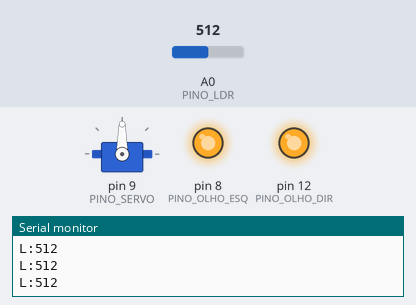
This sketch was run on a simulated Arduino Uno, built with avr-gcc and run on an emulated ATmega328P. Shown: servo, output pins drawn as LEDs (lit = HIGH), the last lines printed to the serial monitor. The test bench sets the inputs (shaded band); at power-on: A0 (PINO_LDR) = 512.

Above: at 2.1 s.
2.2 s: A0 (PINO_LDR) set to 38
4.3 s: A0 (PINO_LDR) set to 30
At 5.0 s:
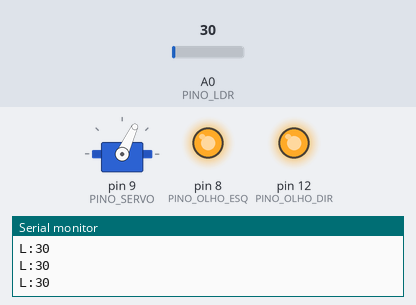
At 5.7 s:
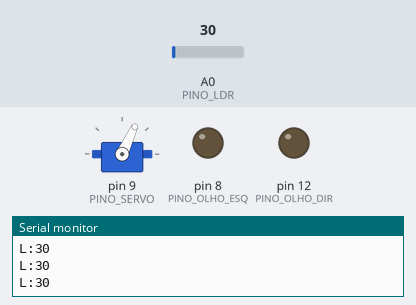
7.3 s: A0 (PINO_LDR) set to 10
10.3 s: A0 (PINO_LDR) set to 0
13.3 s: A0 (PINO_LDR) set to 122
At 13.41 s:
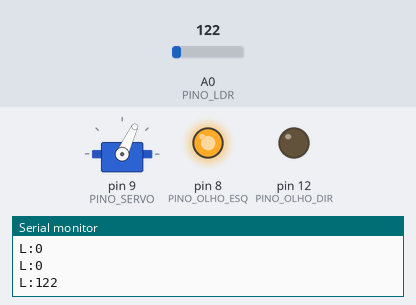
Timing chart, 0 to 16.0 s (numbered marks = the images above; inputs shaded):
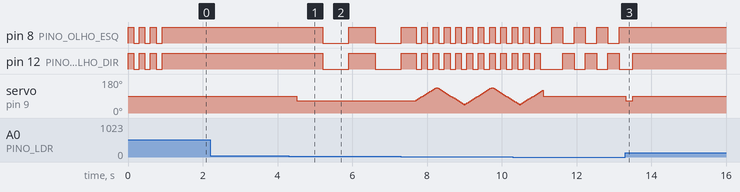

Measured:
- the behaviour switches between 35 and 34 on A0 (PINO_LDR) (found by bisection; images 0 and 1)
- after the input at 4.3 s, pin 8 (PINO_OLHO_ESQ), pin 12 (PINO_OLHO_DIR): HIGH → LOW after 0.91 s, → HIGH 0.70 s later, → LOW 0.70 s later; servo on pin 9 (PINO_SERVO): 90° → 65° after 0.21 s
- after the input at 13.3 s, pin 8 (PINO_OLHO_ESQ): stops changing and stays HIGH; servo on pin 9 (PINO_SERVO): 90° → 65° at once, → 90° 0.20 s later
- by itself, pin 8 (PINO_OLHO_ESQ), pin 12 (PINO_OLHO_DIR): alternates HIGH for 0.15 s and LOW for 0.15 s, 6 changes in all, then stays HIGH

The sketch:

chico_ldr.ino
```cpp
/*
 * C.H.I.C.O. + AccessFlow — Firmware do robô (Arduino Uno)
 * Global Solution 2026.2 · CitizenTech · Project-Based Maker Lab
 *
 * Função:
 *   - Lê o sensor de luminosidade (LDR) e envia a leitura ao PC pela serial.
 *   - Recebe do PC (Python/IA) o nível de iluminação classificado e reage:
 *       olhos (LEDs) e cabeça (servo) mudam de comportamento.
 *   - MODO AUTÔNOMO: se o PC parar de responder por 5 s, o próprio Arduino
 *     classifica a luz e continua sinalizando (tolerância a falha).
 *
 * Ligações (ajuste as constantes abaixo se os seus pinos forem outros):
 *   LDR ........ divisor de tensão: 5V -> LDR -> A0 -> resistor 10k -> GND
 *   Servo ...... sinal no pino 9, VCC no 5V, GND no GND
 *   LED olho E . pino 8  (com resistor ~220Ω) -> GND
 *   LED olho D . pino 12 (com resistor ~220Ω) -> GND
 *
 * Protocolo serial (115200 baud, uma mensagem por linha):
 *   Arduino -> PC : "L:<0-1023>"           leitura bruta do LDR (a cada 200 ms)
 *                   "S:PRONTO"             firmware iniciou
 *                   "S:AUTONOMO" / "S:CONECTADO"
 *   PC -> Arduino : "M:N" normal | "M:A" atenção | "M:C" crítico | "M:F" falha do sensor
 *                   (o PC reenvia o modo a cada 1 s; isso serve de "heartbeat")
 */

#include <Servo.h>

// ---------------- Pinos ----------------
const int PINO_LDR      = A0;
const int PINO_SERVO    = 9;
const int PINO_OLHO_ESQ = 8;
const int PINO_OLHO_DIR = 12;

// ---------------- Ajustes ----------------
// Se o seu LDR for um MÓDULO (placa com 3 pinos), normalmente mais luz = valor MENOR.
// Nesse caso troque para true.
const bool LDR_INVERTIDO = false;

// Limites usados só no MODO AUTÔNOMO (sem PC). Valores brutos 0-1023.
// Calibrados para LDR + resistor 1kΩ: escuro ~10, luz do ambiente ~55, lanterna ~600.
// Se trocar para resistor de 10kΩ, aumente (ex.: 350 e 150).
const int LIMITE_ATENCAO_LOCAL = 35;
const int LIMITE_CRITICO_LOCAL = 20;
const int LIMITE_FALHA_BAIXO   = 1;     // 0 travado = fio do LDR solto
const int JANELA_MEDIA_LOCAL   = 5;     // média móvel (~1 s) contra o ruído do servo/LEDs

const unsigned long INTERVALO_LEITURA_MS = 200;
const unsigned long TIMEOUT_PC_MS        = 5000;

// ---------------- Estado ----------------
Servo cabeca;
char modo = 'N';                 // N, A, C, F
bool autonomo = true;            // começa autônomo até o PC falar
unsigned long ultimoContatoPC = 0;
unsigned long ultimaLeitura   = 0;
unsigned long ultimoPisca     = 0;
unsigned long ultimoServo     = 0;
bool estadoPisca = false;
int anguloServo = 90;
int passoServo  = 5;
String buffer = "";
int historico[JANELA_MEDIA_LOCAL];
int idxHist = 0;
bool histCheio = false;

int mediaMovel(int valor) {
  historico[idxHist] = valor;
  idxHist = (idxHist + 1) % JANELA_MEDIA_LOCAL;
  if (idxHist == 0) histCheio = true;
  int n = histCheio ? JANELA_MEDIA_LOCAL : idxHist;
  long soma = 0;
  for (int i = 0; i < n; i++) soma += historico[i];
  return soma / n;
}

int lerLDR() {
  // Média de 5 leituras para reduzir ruído
  long soma = 0;
  for (int i = 0; i < 5; i++) {
    soma += analogRead(PINO_LDR);
    delay(2);
  }
  int valor = soma / 5;
  return LDR_INVERTIDO ? 1023 - valor : valor;
}

void olhos(bool esq, bool dir) {
  digitalWrite(PINO_OLHO_ESQ, esq ? HIGH : LOW);
  digitalWrite(PINO_OLHO_DIR, dir ? HIGH : LOW);
}

void moverServo(int alvo) {
  alvo = constrain(alvo, 30, 150);
  if (alvo != anguloServo) {
    anguloServo = alvo;
    cabeca.write(anguloServo);
  }
}

void processarComando(String cmd) {
  cmd.trim();
  if (cmd.startsWith("M:") && cmd.length() >= 3) {
    char novo = cmd.charAt(2);
    if (novo == 'N' || novo == 'A' || novo == 'C' || novo == 'F') {
      modo = novo;
      ultimoContatoPC = millis();
      if (autonomo) {
        autonomo = false;
        Serial.println("S:CONECTADO");
      }
    }
  }
}

void lerSerial() {
  while (Serial.available()) {
    char c = Serial.read();
    if (c == '\n') {
      processarComando(buffer);
      buffer = "";
    } else if (c != '\r' && buffer.length() < 20) {
      buffer += c;
    }
  }
}

void classificarLocal(int valor) {
  // Usado apenas quando o PC/IA está fora do ar
  if (valor < LIMITE_FALHA_BAIXO || valor >= 1018) modo = 'F';  // fio solto / curto
  else if (valor < LIMITE_CRITICO_LOCAL) modo = 'C';
  else if (valor < LIMITE_ATENCAO_LOCAL) modo = 'A';
  else modo = 'N';
}

void comportamento() {
  unsigned long agora = millis();

  switch (modo) {
    case 'N':  // Iluminação adequada: olhos acesos, cabeça centralizada
      olhos(true, true);
      moverServo(90);
      break;

    case 'A':  // Pouca luz: olhos piscam devagar, cabeça inclinada (desconfiada)
      if (agora - ultimoPisca > 700) {
        ultimoPisca = agora;
        estadoPisca = !estadoPisca;
        olhos(estadoPisca, estadoPisca);
      }
      moverServo(65);
      break;

    case 'C':  // Luz crítica: olhos piscam rápido, cabeça "procura" de um lado a outro
      if (agora - ultimoPisca > 150) {
        ultimoPisca = agora;
        estadoPisca = !estadoPisca;
        olhos(estadoPisca, estadoPisca);
      }
      if (agora - ultimoServo > 40) {
        ultimoServo = agora;
        int prox = anguloServo + passoServo;
        if (prox >= 135 || prox <= 45) passoServo = -passoServo;
        moverServo(prox);
      }
      break;

    case 'F':  // Falha no sensor: olhos alternam E/D, cabeça parada
      if (agora - ultimoPisca > 300) {
        ultimoPisca = agora;
        estadoPisca = !estadoPisca;
        olhos(estadoPisca, !estadoPisca);
      }
      moverServo(90);
      break;
  }
}

void setup() {
  Serial.begin(115200);
  pinMode(PINO_OLHO_ESQ, OUTPUT);
  pinMode(PINO_OLHO_DIR, OUTPUT);
  cabeca.attach(PINO_SERVO);
  cabeca.write(90);

  // Animação de inicialização: pisca os olhos 3x
  for (int i = 0; i < 3; i++) {
    olhos(true, true);  delay(150);
    olhos(false, false); delay(150);
  }
  Serial.println("S:PRONTO");
}

void loop() {
  unsigned long agora = millis();
  lerSerial();

  if (agora - ultimaLeitura >= INTERVALO_LEITURA_MS) {
    ultimaLeitura = agora;
    int valor = lerLDR();
    Serial.print("L:");
    Serial.println(valor);

    // Sem notícias do PC -> assume o controle sozinho
    if (!autonomo && agora - ultimoContatoPC > TIMEOUT_PC_MS) {
      autonomo = true;
      Serial.println("S:AUTONOMO");
    }
    int suave = mediaMovel(valor);
    if (autonomo) classificarLocal(suave);
  }

  comportamento();
}
```
